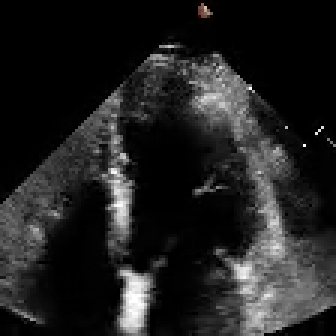
#> input picture frame 54 of videos/Echo/echo4.mp4, 112 x 112 px (shown 3 times larger)
$ python tracker_fusion_rectangle.py
#> lines starting #> are read from the running program, lines starting #| are printed output that depends on the picture
import cv2
import sys
import numpy as np
from kcf_to_csrt import contains

FRAME_RESIZE = 10
PATH = "videos/Echo/echo4.mp4"
KCF_WEIGHT = 0.8
CSRT_WEIGHT = 0.75


# [159 lines left out: functions draw_tracked_boxes, rotate_image, rotate_bbox, draw_rotated_box, not called in this run]


def select_rotated_roi(frame):
    """
    Interactive rotated rectangle selection.
    Two-step process:
    1. Click and drag to define rectangle size (diagonal corners)
    2. Click and drag again to rotate around center
    """
    state = {
        'step': 1,  # 1 = sizing, 2 = rotating
        'drawing': False,
        'start_point': None,
        'end_point': None,
        'center': None,
        'width': 0,
        'height': 0,
        'angle': 0,
        'rotation_start': None,
        'finished': False,
        'cancelled': False
    }

    clone = frame.copy()

    # [60 lines left out: function mouse_callback, not called in this run]

    def draw_rectangle(img, state):
        if state['step'] == 1:
            # Step 1: Draw sizing rectangle
            cv2.putText(img, "STEP 1: Click and drag to set rectangle size",
                       (10, img.shape[0] - 10), cv2.FONT_HERSHEY_SIMPLEX, 0.5, (255, 255, 255), 1)

            if state['start_point'] and state['end_point']:
                x1, y1 = state['start_point']
                x2, y2 = state['end_point']

                cv2.rectangle(img, (x1, y1), (x2, y2), (0, 255, 0), 2)

                width = abs(x2 - x1)
                height = abs(y2 - y1)

                cv2.putText(img, f"Size: {width}x{height}", (10, 30),
                           cv2.FONT_HERSHEY_SIMPLEX, 0.7, (0, 255, 0), 2)

                if width >= 10 and height >= 10:
                    cv2.putText(img, "Release to proceed to rotation", (10, 60),
                               cv2.FONT_HERSHEY_SIMPLEX, 0.6, (0, 255, 255), 2)

        elif state['step'] == 2:
            # Step 2: Draw rotated rectangle
            cv2.putText(img, "STEP 2: Click and drag to rotate | ENTER: confirm | ESC: cancel | R: reset",
                       (10, img.shape[0] - 10), cv2.FONT_HERSHEY_SIMPLEX, 0.5, (255, 255, 255), 1)

            cx, cy = state['center']

            # Create rotated rectangle
            rect = ((cx, cy), (state['width'], state['height']), state['angle'])

            try:
                box = cv2.boxPoints(rect)
                box = np.intp(box)

                cv2.drawContours(img, [box], 0, (0, 255, 0), 2)

                # Draw center point
                cv2.circle(img, (int(cx), int(cy)), 5, (0, 0, 255), -1)

                # Draw rotation indicator line if rotating
                if state['drawing'] and state['rotation_start']:
                    cv2.line(img, (int(cx), int(cy)), state['rotation_start'], (255, 0, 255), 1)
                    cv2.line(img, (int(cx), int(cy)), (int(cx) + 50, int(cy)), (0, 255, 255), 2)

                cv2.putText(img, f"Angle: {int(state['angle'])}° | Size: {int(state['width'])}x{int(state['height'])}",
                           (10, 30), cv2.FONT_HERSHEY_SIMPLEX, 0.7, (0, 255, 0), 2)
            except Exception as e:
                print(f"Error: {e}")

    cv2.namedWindow('ROI Selector')
    cv2.setMouseCallback('ROI Selector', mouse_callback)

    temp = clone.copy()
    draw_rectangle(temp, state)
    cv2.imshow('ROI Selector', temp)

    print("Instructions:")
    print("STEP 1: Click and drag diagonally to set rectangle size")
    print("STEP 2: Click and drag to rotate the rectangle around its center")
    print("- Press SPACE or ENTER to confirm")
    print("- Press 'R' to reset and start over")
    print("- Press ESC to cancel")

    while True:
        key = cv2.waitKey(1) & 0xFF

        if key == 13 or key == 32:  # ENTER or SPACE
            if state['step'] == 2:
                state['finished'] = True
                break
        elif key == 27:  # ESC
            state['cancelled'] = True
            break
        elif key == ord('r') or key == ord('R'):
            # Reset to step 1
            state['step'] = 1
            state['drawing'] = False
            state['start_point'] = None
            state['end_point'] = None
            state['center'] = None
            state['width'] = 0
            state['height'] = 0
            state['angle'] = 0
            state['rotation_start'] = None
            temp = clone.copy()
            draw_rectangle(temp, state)
            cv2.imshow('ROI Selector', temp)
            print("Reset! Start again from step 1.")

    cv2.destroyWindow('ROI Selector')

    if state['cancelled'] or state['step'] != 2:
        return None, None

    cx, cy = state['center']

    if state['width'] < 10 or state['height'] < 10:
        return None, None

    # Bbox
    bbox = (
        int(cx - state['width'] / 2),
        int(cy - state['height'] / 2),
        int(state['width']),
        int(state['height'])
    )

    rotated_rect = ((cx, cy), (state['width'], state['height']), state['angle'])

    return bbox, rotated_rect


if __name__ == '__main__':
    # Read video
    video = cv2.VideoCapture(PATH)

    if not video.isOpened():
        print("Could not open video")
        sys.exit()

    # Read first frame
    ok, frame = video.read()
#> frame is the input picture: shape (112, 112, 3); mean B, G, R 33, 33, 33.1
    frame = cv2.resize(frame, None, fx=FRAME_RESIZE, fy=FRAME_RESIZE, interpolation=cv2.INTER_LINEAR)
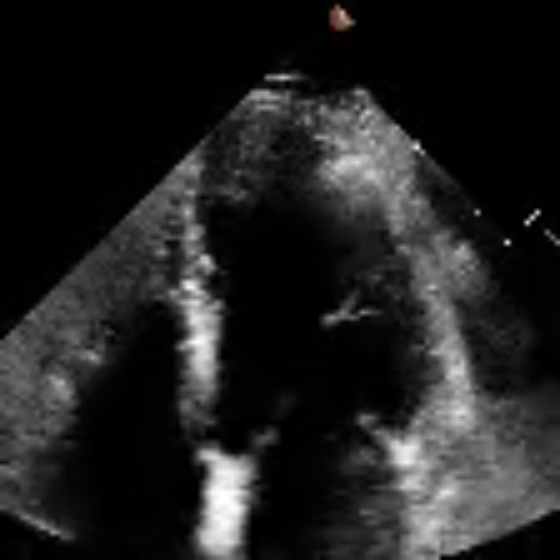
#> frame: shape (1120, 1120, 3) (shown at 1/2 size); mean B, G, R 32.9, 32.9, 33

    if not ok:
        print('Cannot read video file')
        sys.exit()

    # Select rotated ROI
    cv2.namedWindow('ROI Selector', cv2.WINDOW_NORMAL)
    cv2.resizeWindow('ROI Selector', 1280, 720)

    bbox, rotated_rect = select_rotated_roi(frame)
#> (key Esc is pressed here)

    if bbox is None:
        print("No valid ROI selected")
        sys.exit()
#> (the program exits here)

$ run again, starting later in the video
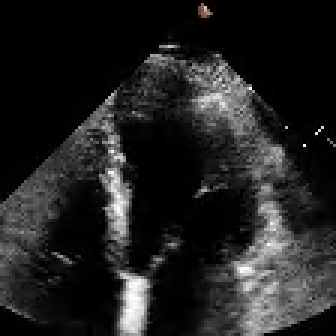
#> input picture frame 243 of videos/Echo/echo4.mp4, 112 x 112 px (shown 3 times larger)
#> frame is the input picture: shape (112, 112, 3); mean B, G, R 33.4, 33.5, 33.5
#> `frame = cv2.resize(frame, None, fx=FRAME_RESIZE, fy=FRAME_RESIZE, inte..`:
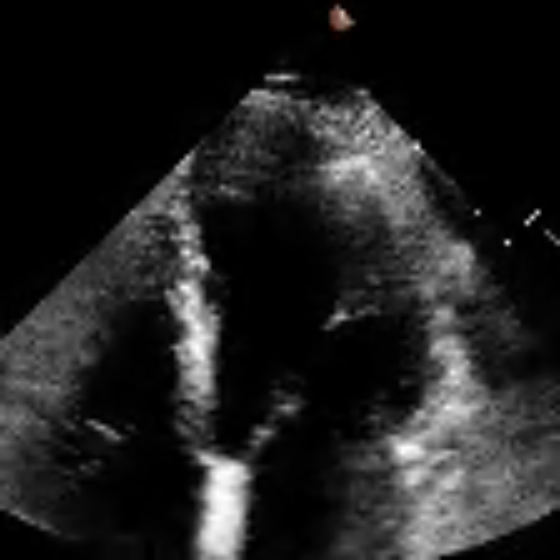
#> frame: shape (1120, 1120, 3) (shown at 1/2 size); mean B, G, R 33.4, 33.4, 33.4

$ run again, starting later in the video
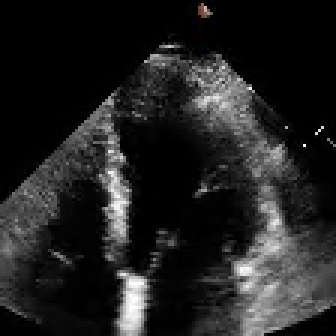
#> input picture frame 432 of videos/Echo/echo4.mp4, 112 x 112 px (shown 3 times larger)
#> frame is the input picture: shape (112, 112, 3); mean B, G, R 33.5, 33.5, 33.5
#> `frame = cv2.resize(frame, None, fx=FRAME_RESIZE, fy=FRAME_RESIZE, inte..`:
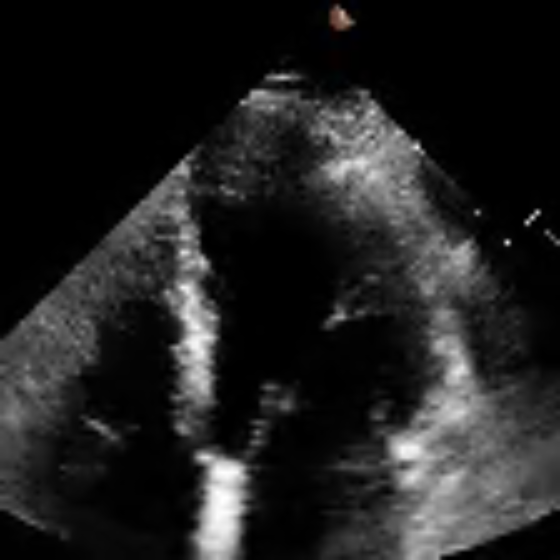
#> frame: shape (1120, 1120, 3) (shown at 1/2 size); mean B, G, R 33.4, 33.4, 33.4
